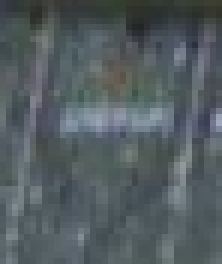
#> input picture final_base/2.png, 37 x 44 px (shown 6 times larger); its folder holds only this picture in this run
$ jupyter execute --allow-errors main.ipynb
#> lines starting #> are read from the running program, lines starting #| are printed output that depends on the picture
[cell 1]
import cv2
import os
import numpy as np
from matplotlib import pyplot as plt
import time

frames_folder = 'images/train'
empty_parking_folder = 'final_base'
output = 'output'

[cell 2]
def perspective_transform(image, src_points, dst_points):
    matrix = cv2.getPerspectiveTransform(src_points, dst_points)
    warped = cv2.warpPerspective(image, matrix, (image.shape[1], image.shape[0]))
    return warped

[cell 3]
# [11 lines left out: function apply_best_blur, not called in this run]

[cell 4]
# [13 lines left out: function show_in_row, not called in this run]

[cell 5]
# [30 lines left out: functions mse_match, images_match, images_match_ncc, not called in this run]

[cell 6]
parking_spaces = np.load('parking_spaces.npy')
#> (reads parking_spaces.npy from the repository)

[cell 7]
def main():
    template_spaces = np.float32([
        [[2, 0], [17, 0], [1, 22], [17, 22]],
        [[8, 2], [34, 3], [1, 43], [26, 44]],
    ])

    template_files = sorted([f for f in os.listdir(empty_parking_folder) if f.endswith('.jpg') or f.endswith('.png')])
    templates = []
    for i, template_file in enumerate(template_files):
        template_path = os.path.join(empty_parking_folder, template_file)
        template_image = cv2.imread(template_path)
#> template_image is the input picture: shape (44, 37, 3); mean B, G, R 96.7, 92.8, 83.3
        template_image = cv2.cvtColor(template_image, cv2.COLOR_BGR2RGB)
        template_image = cv2.GaussianBlur(template_image, (3,3), 0)

        x, y, _ = template_image.shape
#> x = 44; y = 37

        dst_points = np.float32([[0, 0], [y, 0], [0, x], [y, x]])
#> dst_points = [[0, 0], [37, 0], [0, 44], [37, 44]]

        new_image = perspective_transform(template_image, template_spaces[i], dst_points)
#> in perspective_transform, `matrix = cv2.getPerspectiveTransform(src_points, dst_points)`: matrix = [[2.47, 0.112, -4.93], [0, 2.13, 0], [0, 0.00303, 1]]
#> in perspective_transform, `warped = cv2.warpPerspective(image, matrix, (image.shape[1], image.sha..`:
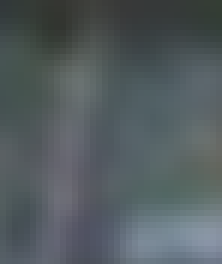
#> warped: shape (44, 37, 3) (shown 6 times larger); mean R, G, B 83.2, 92.2, 95.5
        new_image = cv2.resize(new_image, (50, 80), interpolation=cv2.INTER_CUBIC)
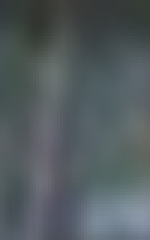
#> new_image: shape (80, 50, 3) (shown 3 times larger); mean R, G, B 83.2, 92.2, 95.5

        templates.append(new_image)

    frame_files = sorted([f for f in os.listdir(frames_folder) if f.endswith('.jpg') or f.endswith('.png')])

    for idx, frame_file in enumerate(frame_files):

        if idx == 100:
            break
        idx += 1

        frame_path = os.path.join(frames_folder, frame_file)
        frame = cv2.imread(frame_path)
        frame = cv2.cvtColor(frame, cv2.COLOR_BGR2RGB)

        for idx, template in enumerate(templates):
            x, y, _ = template_image.shape
            dst_points = np.float32([[0, 0], [y, 0], [0, x], [y, x]])

            for parking_place_coor in parking_spaces:
                frame_copy = perspective_transform(frame, parking_place_coor, dst_points)[0:x, 0:y]
                frame_copy = cv2.resize(frame_copy, (50, 80), interpolation=cv2.INTER_CUBIC)

                if mse_match(frame_copy, template):
                    parking_place_coor[[0, 1, 2, 3]] = parking_place_coor[[0, 1, 3, 2]]
                    pts = np.array(parking_place_coor, np.int32)
                    parking_place_coor[[0, 1, 2, 3]] = parking_place_coor[[0, 1, 3, 2]]
                    pts = pts.reshape((-1,1,2))
                    cv2.polylines(frame,[pts],True,(255,0,0), 2)

        frame = cv2.cvtColor(frame, cv2.COLOR_RGB2BGR)
        cv2.imwrite(output + '/' + frame_file, frame)
